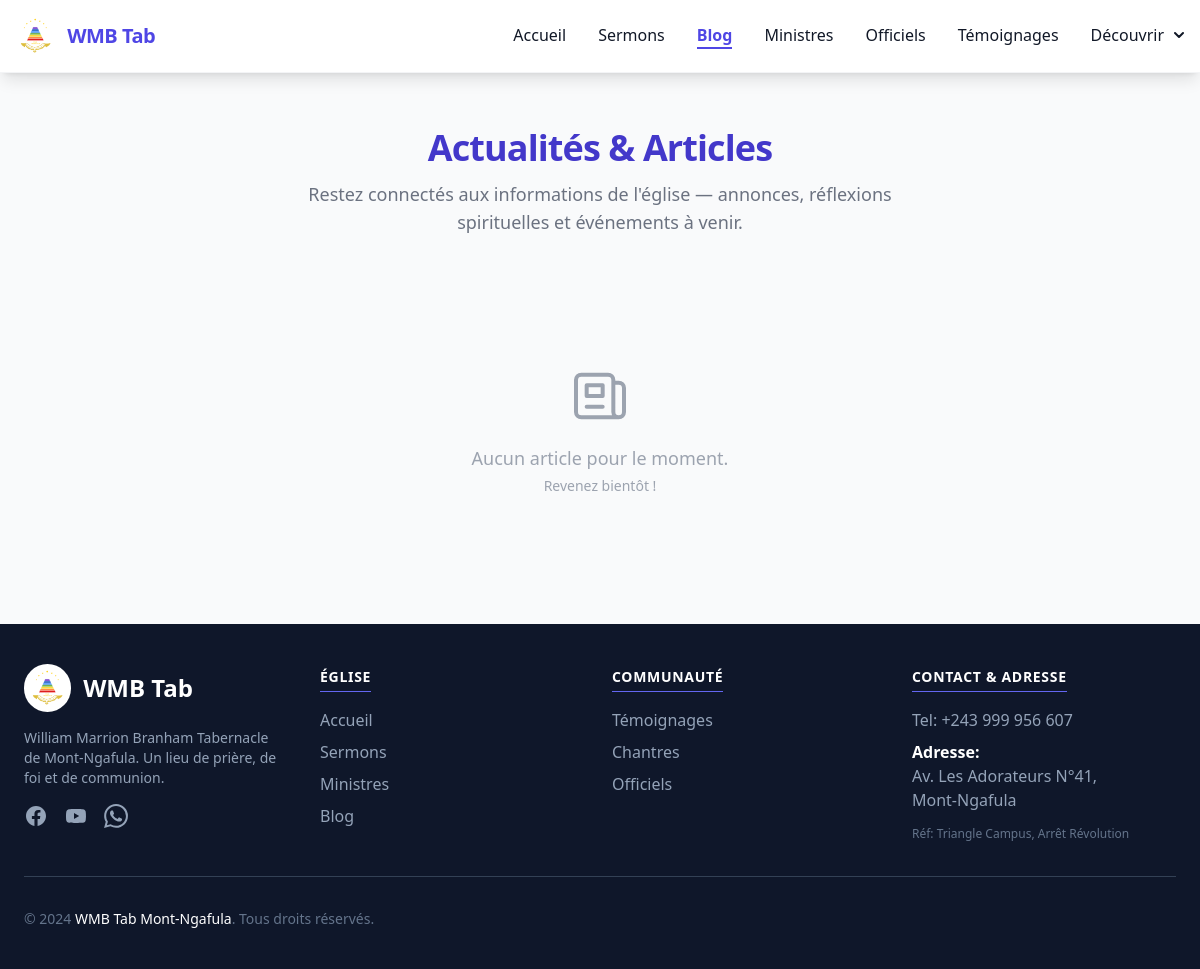
/blog/, run on an earlier commit of the app's database.
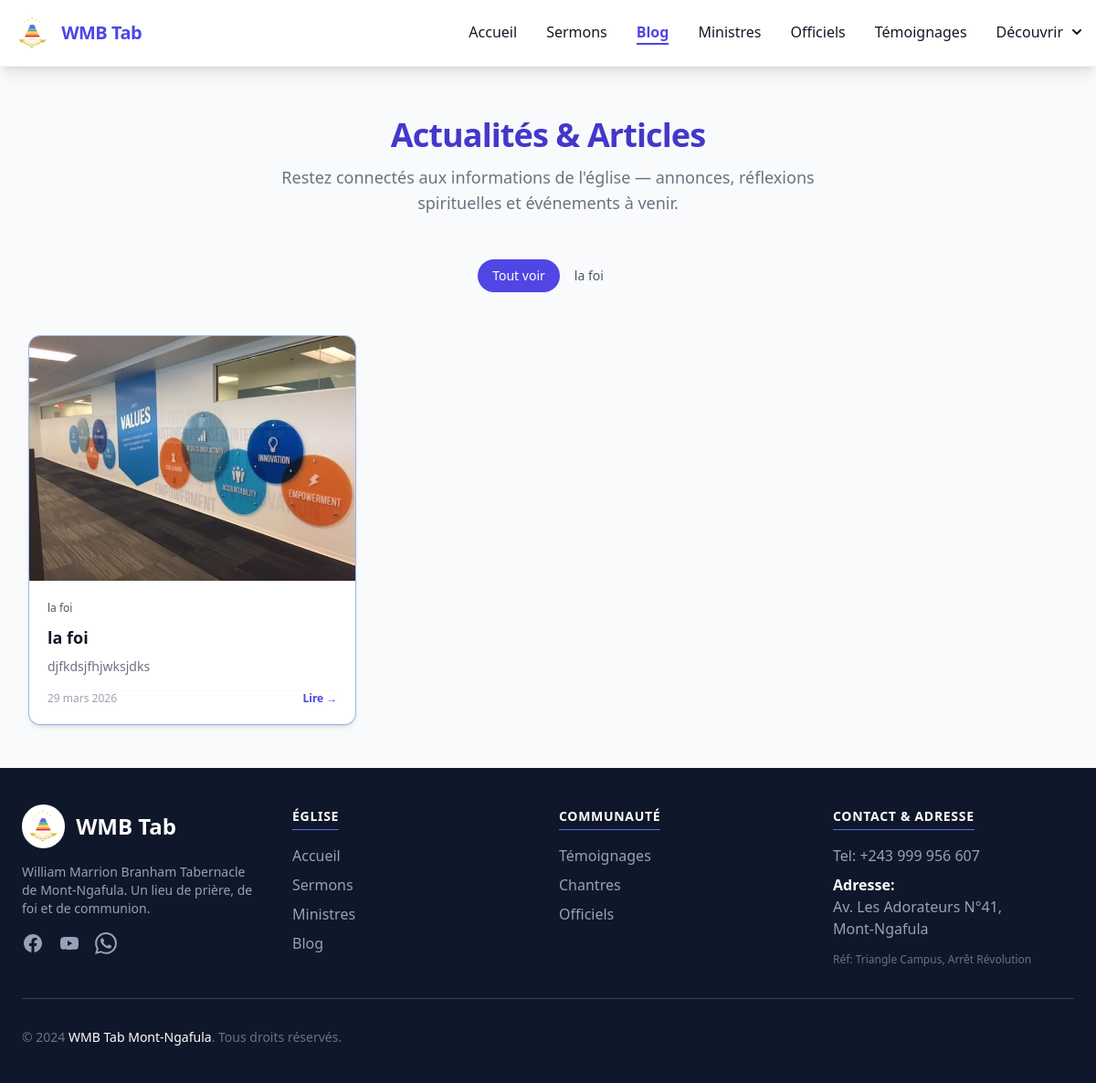
And on a later commit of the database.
### actualites/models.py (models this page shows, shortened)
class Categorie(models.Model):
    nom = models.CharField("Catégorie", max_length=100)
    slug = models.SlugField(max_length=100, unique=True, blank=True)
    class Meta:
        verbose_name = "Catégorie"
        verbose_name_plural = "Catégories"
        ordering = ['nom']

class Article(models.Model):
    titre = models.CharField("Titre", max_length=200)
    slug = models.SlugField("Slug (URL)", max_length=200, unique=True, blank=True)
    categorie = models.ForeignKey(
        Categorie,
        on_delete=models.SET_NULL,
        null=True,
        blank=True,
        related_name='articles',
        verbose_name="Catégorie"
    )
    auteur = models.ForeignKey(
        User,
        on_delete=models.SET_NULL,
        null=True,
        blank=True,
        verbose_name="Auteur"
    )
    image_couverture = models.ImageField(
        "Image de couverture",
        upload_to='blog/couvertures/',
        blank=True,
        null=True
    )
    resume = models.TextField(
        "Résumé",
        max_length=300,
        help_text="Courte description affichée sur la liste (max 300 caractères)"
    )
    contenu = models.TextField("Contenu de l'article")
    date_evenement = models.DateField(
        "Date de l'événement (optionnel)",
        null=True,
        blank=True,
        help_text="Remplir uniquement si l'article annonce un événement"
    )
    est_publie = models.BooleanField("Publié", default=False)
    en_vedette = models.BooleanField("En vedette", default=False)
    date_publication = models.DateTimeField("Date de publication", auto_now_add=True)
    date_modification = models.DateTimeField("Dernière modification", auto_now=True)
    class Meta:
        verbose_name = "Article"
        verbose_name_plural = "Articles"
        ordering = ['-date_publication']

### actualites/views.py (the view)
# urls.py: path('blog/', blog_liste, name='blog'),
def blog_liste(request):
    categorie_slug = request.GET.get('categorie')
    articles = Article.objects.filter(est_publie=True)
    categories = Categorie.objects.all()
    categorie_active = None
    if categorie_slug:
        categorie_active = get_object_or_404(Categorie, slug=categorie_slug)
        articles = articles.filter(categorie=categorie_active)
    articles_vedette = articles.filter(en_vedette=True)[:2]
    articles_liste = articles.exclude(en_vedette=True) if articles_vedette.exists() else articles
    return render(request, 'blog/blog_liste.html', {
        'articles': articles_liste,
        'articles_vedette': articles_vedette,
        'categories': categories,
        'categorie_active': categorie_active,
    })

### templates/blog/blog_liste.html (shortened to what this page needs)
{% extends "_base.html" %}
{% load static %}
{% block content %}
<div class="max-w-7xl mx-auto px-4 sm:px-6 lg:px-8 py-12">
    <div class="text-center mb-12">
        <h1 class="text-4xl font-extrabold text-indigo-700 tracking-tight mb-3">
            Actualités & Articles
        </h1>
        <p class="text-lg text-gray-500 max-w-2xl mx-auto">
            Restez connectés aux informations de l'église — annonces, réflexions spirituelles et événements à venir.
        </p>
    </div>
    {% if categories %}
    <div class="flex flex-wrap justify-center gap-3 mb-12">
        <a href="{% url 'blog' %}"
            class="px-4 py-2 rounded-full text-sm font-medium transition-colors {% if not categorie_active %}bg-indigo-600 text-white{% else %}bg-gray-100 text-gray-600 hover:bg-indigo-50 hover:text-indigo-600{% endif %}">
            Tout voir
        </a>
        {% for cat in categories %}
        <a href="{% url 'blog' %}?categorie={{ cat.slug }}"
            class="px-4 py-2 rounded-full text-sm font-medium transition-colors {% if categorie_active.slug == cat.slug %}bg-indigo-600 text-white{% else %}bg-gray-100 text-gray-600 hover:bg-indigo-50 hover:text-indigo-600{% endif %}">
            {{ cat.nom }}
        </a>
        {% endfor %}
    </div>
    {% endif %}
    {% if articles %}
    <div class="grid grid-cols-1 sm:grid-cols-2 lg:grid-cols-3 gap-8">
        {% for article in articles %}
        <a href="{% url 'blog_detail' article.slug %}" class="group block">
            <div class="bg-white rounded-xl shadow-md overflow-hidden ring-1 ring-gray-100 hover:shadow-xl hover:-translate-y-1 transition-all duration-300 h-full flex flex-col">
                {% if article.image_couverture %}
                <div class="h-44 overflow-hidden">
                    <img src="{{ article.image_couverture.url }}" alt="{{ article.titre }}"
                        class="w-full h-full object-cover group-hover:scale-105 transition-transform duration-500">
                </div>
                {% endif %}
                <div class="p-5 flex flex-col flex-grow">
                    {% if article.categorie %}
                    <span class="bg-gray-100 text-gray-600 text-xs font-medium px-2 py-0.5 rounded-full inline-block mb-2 w-fit">{{ article.categorie.nom }}</span>
                    {% endif %}
                    <h3 class="text-lg font-bold text-gray-900 mb-2 group-hover:text-indigo-600 transition-colors line-clamp-2">{{ article.titre }}</h3>
                    <p class="text-gray-500 text-sm mb-4 flex-grow line-clamp-3">{{ article.resume }}</p>
                    <div class="flex items-center justify-between text-xs text-gray-400 mt-auto pt-3 border-t border-gray-50">
                        <span>{{ article.date_publication|date:"d F Y" }}</span>
                        <span class="text-indigo-600 font-semibold group-hover:underline">Lire →</span>
                    </div>
                </div>
            </div>
        </a>
        {% endfor %}
    </div>
    {% else %}
    <div class="text-center py-20 text-gray-400">
        <svg class="w-16 h-16 mx-auto mb-4 opacity-40" fill="none" stroke="currentColor" viewBox="0 0 24 24">
            <path stroke-linecap="round" stroke-linejoin="round" stroke-width="1.5" d="M19 20H5a2 2 0 01-2-2V6a2 2 0 012-2h10a2 2 0 012 2v1m2 13a2 2 0 01-2-2V7m2 13a2 2 0 002-2V9a2 2 0 00-2-2h-2m-4-3H9M7 16h6M7 8h6v4H7V8z"/>
        </svg>
        <p class="text-lg font-medium">Aucun article pour le moment.</p>
        <p class="text-sm mt-1">Revenez bientôt !</p>
    </div>
    {% endif %}
</div>
{% endblock content %}

### templates/_base.html (shortened to what this page needs)
{% load static tailwind_tags %}
{% load static %}
<!DOCTYPE html>
<html lang="fr">
<head>
    {% tailwind_css %}
    <link href="https://unpkg.com/aos@2.3.1/dist/aos.css" rel="stylesheet">
</head>
<body class="bg-gray-50 text-gray-800 font-poppins flex flex-col min-h-screen antialiased">
    <nav
        class="fixed w-full z-50 top-0 start-0 bg-white/95 backdrop-blur-sm border-b border-gray-100 shadow-lg transition-all duration-300">
        <div class="max-w-screen-xl flex flex-wrap items-center justify-between mx-auto p-4">
            <a href="{% url 'home' %}" class="flex items-center space-x-3 rtl:space-x-reverse group">
                <img src="{% static 'logo24.png' %}"
                    class="h-10 w-auto transform transition-transform group-hover:scale-105" alt="WMB Logo" />
                <span class="self-center text-xl font-bold whitespace-nowrap text-indigo-600 tracking-tight">WMB
                    Tab</span>
            </a>
            <div class="hidden w-full md:block md:w-auto" id="navbar-default">
                <ul
                    class="font-medium flex flex-col p-4 md:p-0 mt-4 border border-gray-100 rounded-lg bg-gray-50 md:flex-row md:space-x-8 rtl:space-x-reverse md:mt-0 md:border-0 md:bg-white/0">
                    {% with request.path as current_path %}
                    <li class="group">
                        <a href="{% url 'home' %}"
                            class="block py-2 px-3 rounded md:bg-transparent md:p-0 transition-colors {% if current_path == '/' %}text-indigo-600 font-semibold{% else %}text-gray-900 hover:text-indigo-600{% endif %}">Accueil</a>
                    </li>
                    <li class="group">
                        <a href="{% url 'sermons' %}"
                            class="block py-2 px-3 rounded md:bg-transparent md:p-0 transition-colors {% if current_path == '/sermons/' %}text-indigo-600 font-semibold{% else %}text-gray-900 hover:text-indigo-600{% endif %}">Sermons</a>
                    </li>
                    <li class="group">
                        <a href="{% url 'blog' %}"
                            class="block py-2 px-3 rounded md:bg-transparent md:p-0 transition-colors {% if '/blog' in current_path %}text-indigo-600 font-semibold{% else %}text-gray-900 hover:text-indigo-600{% endif %}">Blog</a>
                        {% if '/blog' in current_path %}<div
                            class="hidden md:block h-0.5 bg-indigo-600 transform scale-x-100 transition-transform duration-300">
                        </div>{% else %}<div
                            class="hidden md:block h-0.5 bg-indigo-600 transform scale-x-0 group-hover:scale-x-75 transition-transform duration-300">
                        </div>{% endif %}
                    </li>
                    <li class="group">
                        <a href="{% url 'ministres' %}"
                            class="block py-2 px-3 rounded md:bg-transparent md:p-0 transition-colors {% if current_path == '/ministre/' %}text-indigo-600 font-semibold{% else %}text-gray-900 hover:text-indigo-600{% endif %}">Ministres</a>
                    </li>
                    <li class="group">
                        <a href="{% url 'categorieOfficiel' %}"
                            class="block py-2 px-3 rounded md:bg-transparent md:p-0 transition-colors {% if current_path == '/cateOffi/' %}text-indigo-600 font-semibold{% else %}text-gray-900 hover:text-indigo-600{% endif %}">Officiels</a>
                    </li>
                    <li class="group">
                        <a href="{% url 'temoignages' %}"
                            class="block py-2 px-3 rounded md:bg-transparent md:p-0 transition-colors {% if current_path == '/temoignage/' %}text-indigo-600 font-semibold{% else %}text-gray-900 hover:text-indigo-600{% endif %}">Témoignages</a>
                    </li>
                    <li class="relative group" id="dropdown-wrapper">
                        <button type="button" id="dropdown-toggle" class="flex items-center justify-between w-full py-2 px-3 rounded md:bg-transparent md:p-0 transition-colors
                            text-gray-900 hover:text-indigo-600 font-medium">
                            Découvrir
                            <svg class="w-2.5 h-2.5 ms-2.5 transform transition-transform duration-300"
                                id="dropdown-arrow" aria-hidden="true" xmlns="http://www.w3.org/2000/svg" fill="none"
                                viewBox="0 0 10 6">
                                <path stroke="currentColor" stroke-linecap="round" stroke-linejoin="round"
                                    stroke-width="2" d="m1 1 4 4 4-4" />
                            </svg>
                        </button>
                    </li>
                    {% endwith %}
                </ul>
            </div>
        </div>
    </nav>
    <main class="flex-grow pt-20">
        {% block content %}
        {% endblock content %}
    </main>
    <footer class="bg-slate-900 text-slate-300">
        <div class="mx-auto w-full max-w-screen-xl p-6 lg:py-10">
            <div class="grid grid-cols-2 md:grid-cols-4 gap-8 md:justify-between">
                <div class="mb-6 md:mb-0 col-span-2 md:col-span-1">
                    <a href="{% url 'home' %}" class="flex items-center space-x-3 mb-4">
                        <img src="{% static 'logo24.png' %}" class="h-12 bg-white rounded-full p-1" alt="WMB Logo" />
                        <span class="self-center text-2xl font-bold whitespace-nowrap text-white">WMB Tab</span>
                    </a>
                    <p class="text-sm text-slate-400 mb-4 max-w-xs">
                        William Marrion Branham Tabernacle de Mont-Ngafula. Un lieu de prière, de foi et de communion.
                    </p>
                    <div class="flex space-x-4 mt-4">
                        <a href="https://web.facebook.com/wmbtabdemontngafula/"
                            class="text-slate-400 hover:text-blue-500 transition-colors" target="_blank">
                        </a>
                        <a href="https://www.youtube.com/@pasteurrbob"
                            class="text-slate-400 hover:text-red-600 transition-colors" target="_blank">
                        </a>
                        <a href="https://wa.me/243897779439"
                            class="text-slate-400 hover:text-[#25D366] transition-colors" target="_blank" rel="noopener" aria-label="WhatsApp">
                        </a>
                    </div>
                </div>
                <div class="col-span-2 grid grid-cols-2 gap-8 md:gap-6">
                    <div>
                        <h2
                            class="mb-4 text-sm font-semibold text-white uppercase tracking-wider border-b border-indigo-500 inline-block pb-1">
                            Église</h2>
                        <ul class="text-slate-400 font-medium space-y-2">
                            <li><a href="{% url 'home' %}"
                                    class="hover:text-white hover:translate-x-0.5 transition-all inline-block">Accueil</a>
                            </li>
                            <li><a href="{% url 'sermons' %}"
                                    class="hover:text-white hover:translate-x-0.5 transition-all inline-block">Sermons</a>
                            </li>
                            <li><a href="{% url 'ministres' %}"
                                    class="hover:text-white hover:translate-x-0.5 transition-all inline-block">Ministres</a>
                            </li>
                            <li><a href="{% url 'blog' %}"
                                    class="hover:text-white hover:translate-x-0.5 transition-all inline-block">Blog</a>
                            </li>
                        </ul>
                    </div>
                    <div>
                        <h2
                            class="mb-4 text-sm font-semibold text-white uppercase tracking-wider border-b border-indigo-500 inline-block pb-1">
                            Communauté</h2>
                        <ul class="text-slate-400 font-medium space-y-2">
                            <li><a href="{% url 'temoignages' %}"
                                    class="hover:text-white hover:translate-x-0.5 transition-all inline-block">Témoignages</a>
                            </li>
                            <li><a href="{% url 'chantre' %}"
                                    class="hover:text-white hover:translate-x-0.5 transition-all inline-block">Chantres</a>
                            </li>
                            <li><a href="{% url 'categorieOfficiel' %}"
                                    class="hover:text-white hover:translate-x-0.5 transition-all inline-block">Officiels</a>
                            </li>
                        </ul>
                    </div>
                </div>
                <div class="col-span-2 md:col-span-1">
                    <h2
                        class="mb-4 text-sm font-semibold text-white uppercase tracking-wider border-b border-indigo-500 inline-block pb-1">
                        Contact & Adresse</h2>
                    <ul class="text-slate-400 font-medium space-y-2">
                        <li><a href="tel:+243999956607"
                                class="hover:text-white hover:translate-x-0.5 transition-all inline-block">Tel: +243 999
                                956 607</a></li>
                        <li class="mt-4">
                            <span class="text-white font-semibold block">Adresse:</span>
                            Av. Les Adorateurs N°41,<br>Mont-Ngafula
                        </li>
                        <li>
                            <span class="text-xs text-slate-500">Réf: Triangle Campus, Arrêt Révolution</span>
                        </li>
                    </ul>
                </div>
            </div>
            <hr class="my-6 border-slate-700 sm:mx-auto lg:my-8" />
            <div class="flex flex-col sm:flex-row sm:items-center sm:justify-between text-sm text-slate-500">
                <span class="text-center sm:text-right">
                    © 2024 <a href="{% url 'home' %}" class="hover:underline text-white">WMB Tab Mont-Ngafula</a>. Tous droits
                    réservés.
                </span>
            </div>
        </div>
    </footer>
</body>
</html>

What changed in the data, as far as the page shows it:
added Categorie: nom "la foi"
added Article: image_couverture (picture), categorie.nom "la foi", titre "la foi", resume "djfkdsjfhjwksjdks", date_publication "29 mars 2026"
Also different on the page:
text no longer shown: "Aucun article pour le moment. Revenez bientôt !"
text now shown: "Tout voir"
